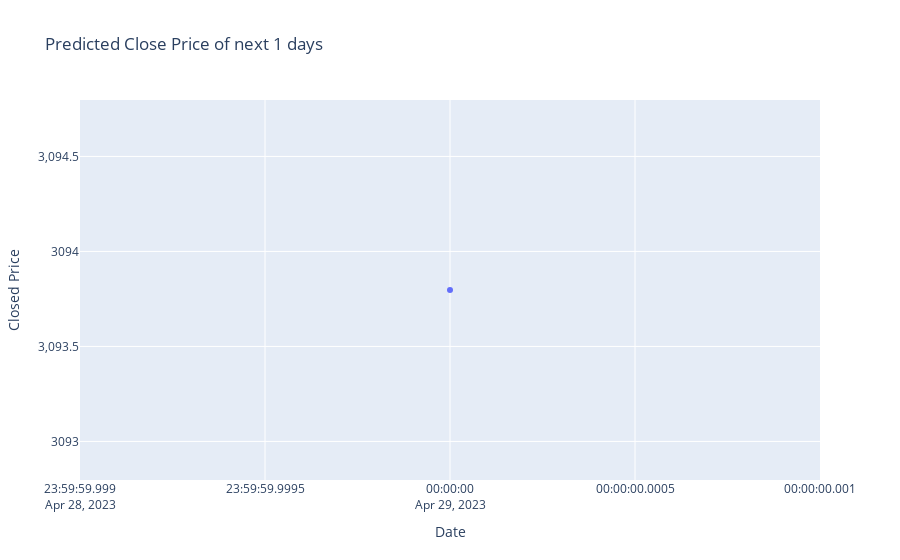

The code cell stored with this chart in its notebook:
### Code cell
predict_stock_prices(X_test, y_test, 1)

### Figure 1 — Plotly figure (JSON) as saved in the notebook; plotly's stock layout.template omitted (floating-point values rounded to 4 significant figures)
{"data": [{"mode": "lines+markers", "name": "data", "type": "scatter", "x": ["2023-04-29"], "y": [3094.0]}], "layout": {"title": {"text": "Predicted Close Price of next 1 days"}, "xaxis": {"title": {"text": "Date"}}, "yaxis": {"title": {"text": "Closed Price"}}}}
